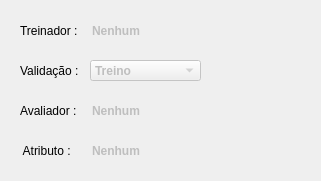
<?xml version="1.0" encoding="UTF-8"?>
<ui version="4.0">
 <class>Dados</class>
 <widget class="QWidget" name="Dados">
  <property name="geometry">
   <rect>
    <x>0</x>
    <y>0</y>
    <width>321</width>
    <height>181</height>
   </rect>
  </property>
  <property name="windowTitle">
   <string>Dados</string>
  </property>
  <widget class="QLabel" name="label_treinador">
   <property name="geometry">
    <rect>
     <x>20</x>
     <y>20</y>
     <width>61</width>
     <height>21</height>
    </rect>
   </property>
   <property name="font">
    <font>
     <pointsize>9</pointsize>
    </font>
   </property>
   <property name="text">
    <string>Treinador :</string>
   </property>
  </widget>
  <widget class="QLineEdit" name="lineEdit_treinador">
   <property name="enabled">
    <bool>false</bool>
   </property>
   <property name="geometry">
    <rect>
     <x>90</x>
     <y>20</y>
     <width>221</width>
     <height>21</height>
    </rect>
   </property>
   <property name="font">
    <font>
     <family>Arial</family>
     <pointsize>9</pointsize>
     <weight>75</weight>
     <bold>true</bold>
    </font>
   </property>
   <property name="cursor">
    <cursorShape>ArrowCursor</cursorShape>
   </property>
   <property name="text">
    <string>Nenhum</string>
   </property>
   <property name="frame">
    <bool>false</bool>
   </property>
  </widget>
  <widget class="QLabel" name="label_validacao">
   <property name="geometry">
    <rect>
     <x>20</x>
     <y>60</y>
     <width>61</width>
     <height>21</height>
    </rect>
   </property>
   <property name="font">
    <font>
     <pointsize>9</pointsize>
    </font>
   </property>
   <property name="text">
    <string>Validação :</string>
   </property>
  </widget>
  <widget class="QComboBox" name="comboBox_validacao">
   <property name="enabled">
    <bool>false</bool>
   </property>
   <property name="geometry">
    <rect>
     <x>90</x>
     <y>60</y>
     <width>111</width>
     <height>21</height>
    </rect>
   </property>
   <property name="font">
    <font>
     <family>Arial</family>
     <pointsize>9</pointsize>
     <weight>75</weight>
     <bold>true</bold>
    </font>
   </property>
   <item>
    <property name="text">
     <string>Treino</string>
    </property>
   </item>
   <item>
    <property name="text">
     <string>Teste</string>
    </property>
   </item>
   <item>
    <property name="text">
     <string>Dobras</string>
    </property>
   </item>
   <item>
    <property name="text">
     <string>Divisão</string>
    </property>
   </item>
  </widget>
  <widget class="QLabel" name="label_avaliador">
   <property name="geometry">
    <rect>
     <x>20</x>
     <y>100</y>
     <width>61</width>
     <height>21</height>
    </rect>
   </property>
   <property name="font">
    <font>
     <pointsize>9</pointsize>
    </font>
   </property>
   <property name="text">
    <string>Avaliador :</string>
   </property>
  </widget>
  <widget class="QLineEdit" name="lineEdit_avaliador">
   <property name="enabled">
    <bool>false</bool>
   </property>
   <property name="geometry">
    <rect>
     <x>90</x>
     <y>100</y>
     <width>221</width>
     <height>21</height>
    </rect>
   </property>
   <property name="font">
    <font>
     <family>Arial</family>
     <pointsize>9</pointsize>
     <weight>75</weight>
     <bold>true</bold>
    </font>
   </property>
   <property name="cursor">
    <cursorShape>ArrowCursor</cursorShape>
   </property>
   <property name="text">
    <string>Nenhum</string>
   </property>
   <property name="frame">
    <bool>false</bool>
   </property>
  </widget>
  <widget class="QLabel" name="label_atributo">
   <property name="geometry">
    <rect>
     <x>20</x>
     <y>140</y>
     <width>61</width>
     <height>21</height>
    </rect>
   </property>
   <property name="font">
    <font>
     <pointsize>9</pointsize>
    </font>
   </property>
   <property name="text">
    <string> Atributo :</string>
   </property>
  </widget>
  <widget class="QLineEdit" name="lineEdit_atributo">
   <property name="enabled">
    <bool>false</bool>
   </property>
   <property name="geometry">
    <rect>
     <x>90</x>
     <y>140</y>
     <width>221</width>
     <height>21</height>
    </rect>
   </property>
   <property name="font">
    <font>
     <family>Arial</family>
     <pointsize>9</pointsize>
     <weight>75</weight>
     <bold>true</bold>
    </font>
   </property>
   <property name="cursor">
    <cursorShape>ArrowCursor</cursorShape>
   </property>
   <property name="text">
    <string>Nenhum</string>
   </property>
   <property name="frame">
    <bool>false</bool>
   </property>
  </widget>
 </widget>
 <resources/>
 <connections/>
</ui>
